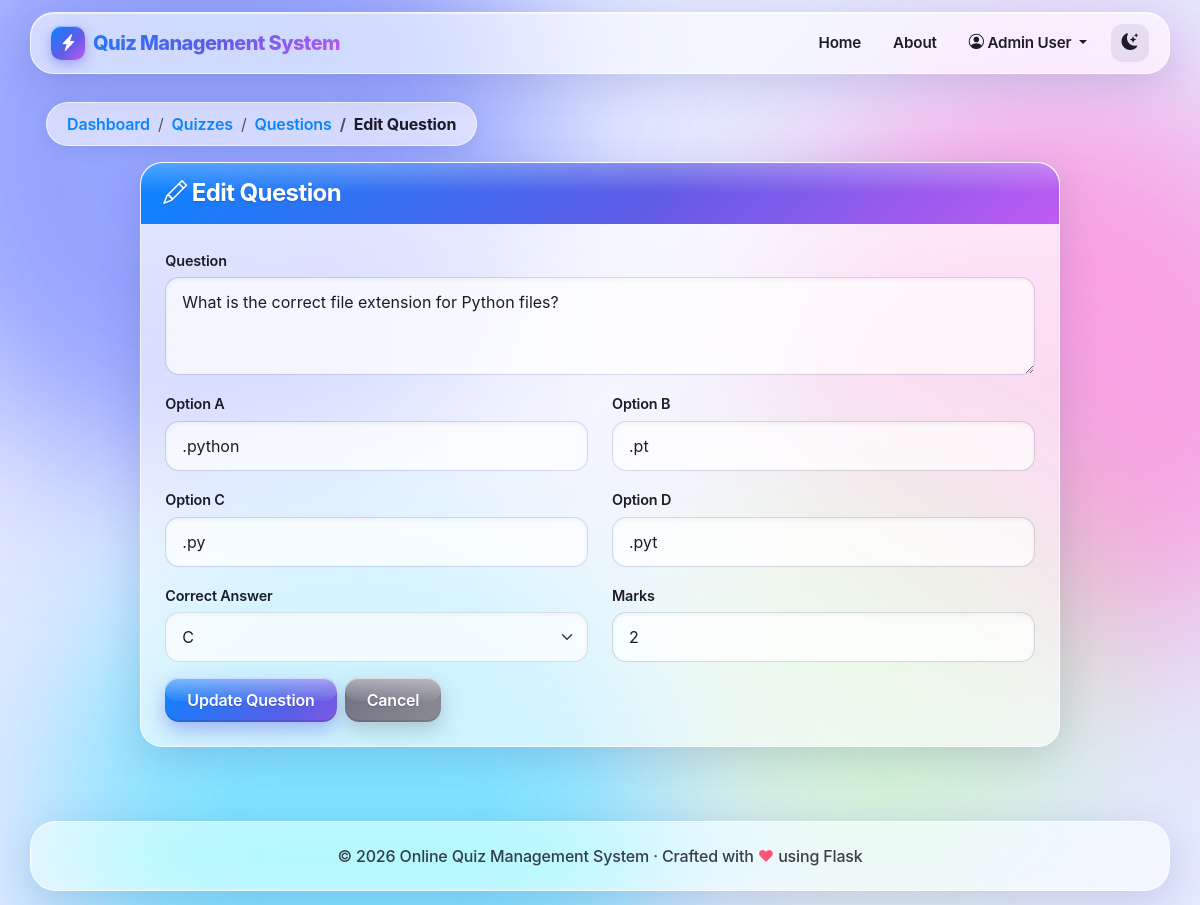
The page /admin/questions/edit/1 (signed in) on the database its author committed.
### models.py (models this page shows)
class Question(db.Model):
    id = db.Column(db.Integer, primary_key=True)
    quiz_id = db.Column(db.Integer, db.ForeignKey('quiz.id'), nullable=False)
    question = db.Column(db.Text, nullable=False)
    option_a = db.Column(db.String(255), nullable=False)
    option_b = db.Column(db.String(255), nullable=False)
    option_c = db.Column(db.String(255), nullable=False)
    option_d = db.Column(db.String(255), nullable=False)
    correct_answer = db.Column(db.String(1), nullable=False)  # 'A', 'B', 'C', or 'D'
    marks = db.Column(db.Integer, nullable=False, default=1)

### app.py (the view, shortened to what this page needs)
@app.route('/admin/questions/edit/<int:id>', methods=['GET', 'POST'])
@admin_login_required
def edit_question(id):
    question = Question.query.get_or_404(id)
    return render_template('edit_question.html', question=question)

### app.py (called while the page is built)
def admin_login_required(f):
    @wraps(f)
    def decorated_function(*args, **kwargs):
        if 'admin_id' not in session:
            flash('Please login as admin to access this page.', 'danger')
            return redirect(url_for('admin_login'))
        return f(*args, **kwargs)
    return decorated_function

### templates/edit_question.html (shortened to what this page needs)
{% extends "base.html" %}
{% block content %}
<div class="row">
    <div class="col-md-12">
        <nav aria-label="breadcrumb">
            <ol class="breadcrumb">
                <li class="breadcrumb-item"><a href="{{ url_for('admin_dashboard') }}">Dashboard</a></li>
                <li class="breadcrumb-item"><a href="{{ url_for('admin_quizzes') }}">Quizzes</a></li>
                <li class="breadcrumb-item"><a href="{{ url_for('quiz_questions', quiz_id=question.quiz_id) }}">Questions</a></li>
                <li class="breadcrumb-item active">Edit Question</li>
            </ol>
        </nav>
    </div>
</div>
<div class="row">
    <div class="col-md-10 offset-md-1">
        <div class="card">
            <div class="card-header">
                <h4><i class="bi bi-pencil"></i> Edit Question</h4>
            </div>
            <div class="card-body">
                <form method="POST" action="{{ url_for('edit_question', id=question.id) }}">
                    <div class="mb-3">
                        <label for="question" class="form-label">Question</label>
                        <textarea class="form-control" id="question" name="question" rows="3" required>{{ question.question }}</textarea>
                    </div>
                    <div class="row">
                        <div class="col-md-6">
                            <div class="mb-3">
                                <label for="option_a" class="form-label">Option A</label>
                                <input type="text" class="form-control" id="option_a" name="option_a" value="{{ question.option_a }}" required>
                            </div>
                        </div>
                        <div class="col-md-6">
                            <div class="mb-3">
                                <label for="option_b" class="form-label">Option B</label>
                                <input type="text" class="form-control" id="option_b" name="option_b" value="{{ question.option_b }}" required>
                            </div>
                        </div>
                    </div>
                    <div class="row">
                        <div class="col-md-6">
                            <div class="mb-3">
                                <label for="option_c" class="form-label">Option C</label>
                                <input type="text" class="form-control" id="option_c" name="option_c" value="{{ question.option_c }}" required>
                            </div>
                        </div>
                        <div class="col-md-6">
                            <div class="mb-3">
                                <label for="option_d" class="form-label">Option D</label>
                                <input type="text" class="form-control" id="option_d" name="option_d" value="{{ question.option_d }}" required>
                            </div>
                        </div>
                    </div>
                    <div class="row">
                        <div class="col-md-6">
                            <div class="mb-3">
                                <label for="correct_answer" class="form-label">Correct Answer</label>
                                <select class="form-select" id="correct_answer" name="correct_answer" required>
                                    <option value="C" {% if question.correct_answer == 'C' %}selected{% endif %}>C</option>
                                </select>
                            </div>
                        </div>
                        <div class="col-md-6">
                            <div class="mb-3">
                                <label for="marks" class="form-label">Marks</label>
                                <input type="number" class="form-control" id="marks" name="marks" value="{{ question.marks }}" required min="1">
                            </div>
                        </div>
                    </div>
                    <div class="d-flex gap-2">
                        <button type="submit" class="btn btn-primary">Update Question</button>
                        <a href="{{ url_for('quiz_questions', quiz_id=question.quiz_id) }}" class="btn btn-secondary">Cancel</a>
                    </div>
                </form>
            </div>
        </div>
    </div>
</div>
{% endblock %}

### rows shown on the page
Question: question "What is the correct file extension for Python files?", option_a ".python", option_b ".pt", option_c ".py", option_d ".pyt", correct_answer "C", marks "2"

### other values the page prints
{{ session.get('admin_name') }} "Admin User"
